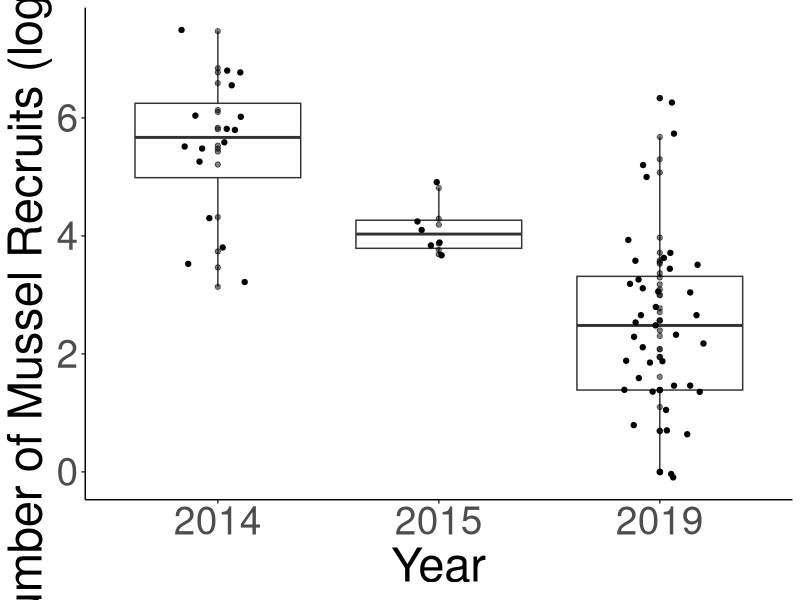
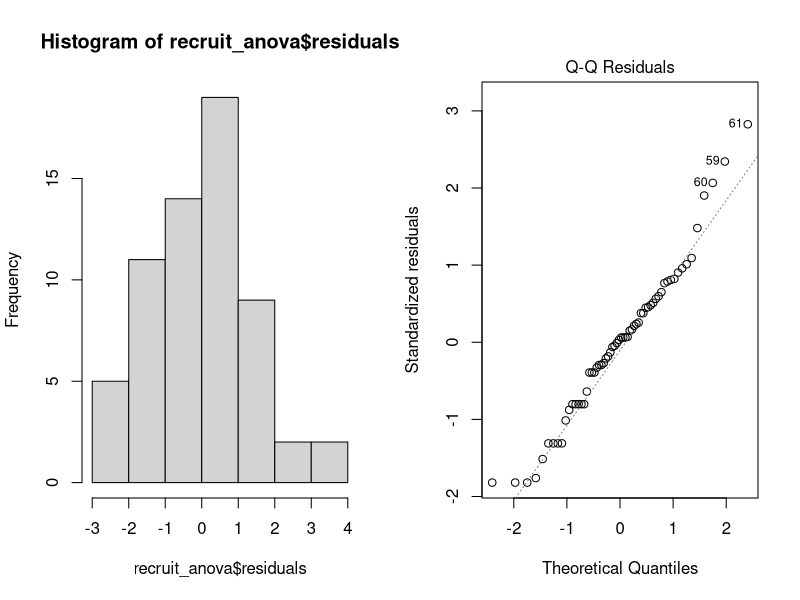
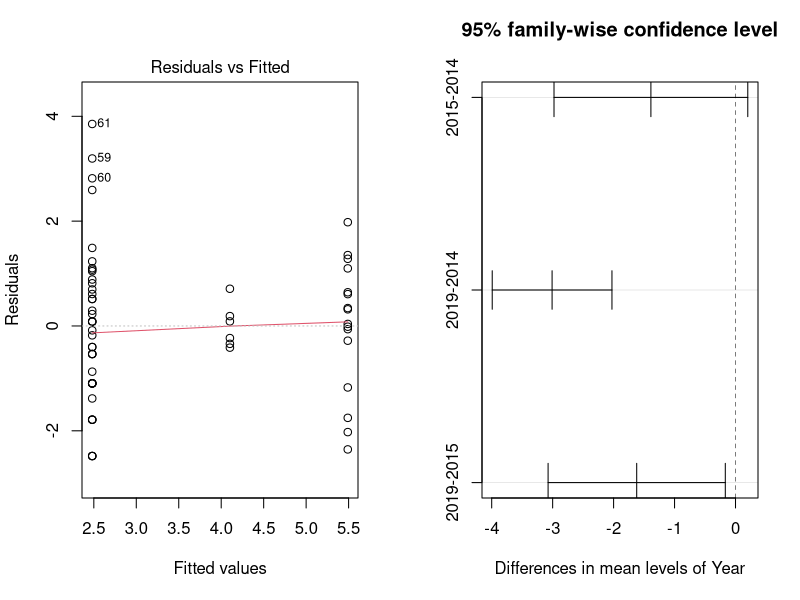

Generate these figures, in order, with R:
## ---- chunk 1
library("dplyr")
library("lubridate")
library("ggplot2")
library("broom") # for tidy tables
## ---- chunk 2
recruitment <- read.csv("Data/mussel_recruitment_data.csv")
## ---- chunk 3
extra.columns <- names(recruitment) %in% c("Date.Processed", "Date.Sorted", "Initials", "X..of.Bivalves")

recruitment <- recruitment[,!extra.columns]
## ---- chunk 4
names(recruitment)[1] <- "Date"
names(recruitment)[3] <- "WholePlot"
names(recruitment)[5] <- "Num.Recruits"
## ---- chunk 5
recruitment$Date <- as.Date(recruitment$Date, "%m/%d/%y")
## ---- chunk 6
recruitment[,"Year"] <- NA
recruitment$Year <- as.factor(format(recruitment$Date, "%Y"))
## ---- chunk 7
recruitment[, "Month"] <- NA
recruitment$Month <- as.factor(format(recruitment$Date, "%m"))
## ---- chunk 8
recruitment$Tuffy <- as.factor(recruitment$Tuffy)
recruitment$WholePlot <- as.factor(recruitment$WholePlot)
recruitment$Site <- as.factor(recruitment$Site)
## ---- chunk 9
recruitment[, "log_recruits"] <- NA
recruitment$log_recruits <- log(recruitment$Num.Recruits + 1)
## ---- chunk 10
Fig4 <- recruitment %>% group_by(Year) %>% 
  ggplot(aes(x = Year, y = log_recruits)) + 
  geom_boxplot() +
  theme(panel.background = element_blank(),     
        axis.line = element_line(colour = "black"),
        axis.text = element_text(size=28), 
        axis.title = element_text(size=34)) +
  labs(x = "Year", y ="Number of Mussel Recruits (log (x+1))") + 
  geom_point(alpha=0.5) + geom_jitter(width=0.2, height =0.1)

Fig4
#ggsave("Fig4.png", height=2, width=3,scale = 3)
## ---- chunk 11
recruit_log <- recruitment %>% filter(!is.na(Num.Recruits)) %>% mutate(logRecruit = log(Num.Recruits+1))
## ---- chunk 12
recruit_anova <- aov(logRecruit ~ Year, data = recruit_log)
summary(recruit_anova)
tidy(recruit_anova)
## ---- chunk 13
#checking normality
par(mfrow = c(1,2)) # puts two plots side by side in the same window
hist(recruit_anova$residuals) # residuals histogram
plot(recruit_anova, which = 2) # Q-Q plot

# Histogram of residuals should follow a normal (gaussian) distribution, and the points in the Q-Q plot should lie mostly on the straight line
## ---- chunk 14
#checking homoskedasticity (homogeneity of variances) w/ residuals vs fitted values plot
plot(recruit_anova, which = 1)
# We want to see a straight red line centered around zero! This means residuals do NOT systematically differ across different groups. --> looks pretty good
## ---- chunk 15
recruit_lm <- lm(logRecruit ~ Year, data = recruit_log)
summary(recruit_lm)
## ---- chunk 16
recruit_tukey <- TukeyHSD(recruit_anova, conf.level = .95)
recruit_tukey
plot(recruit_tukey)
tidy(recruit_tukey)


# 2014 and 2015 are not significantly different from each other
# 2019 is significantly different from both 2014 and 2015
